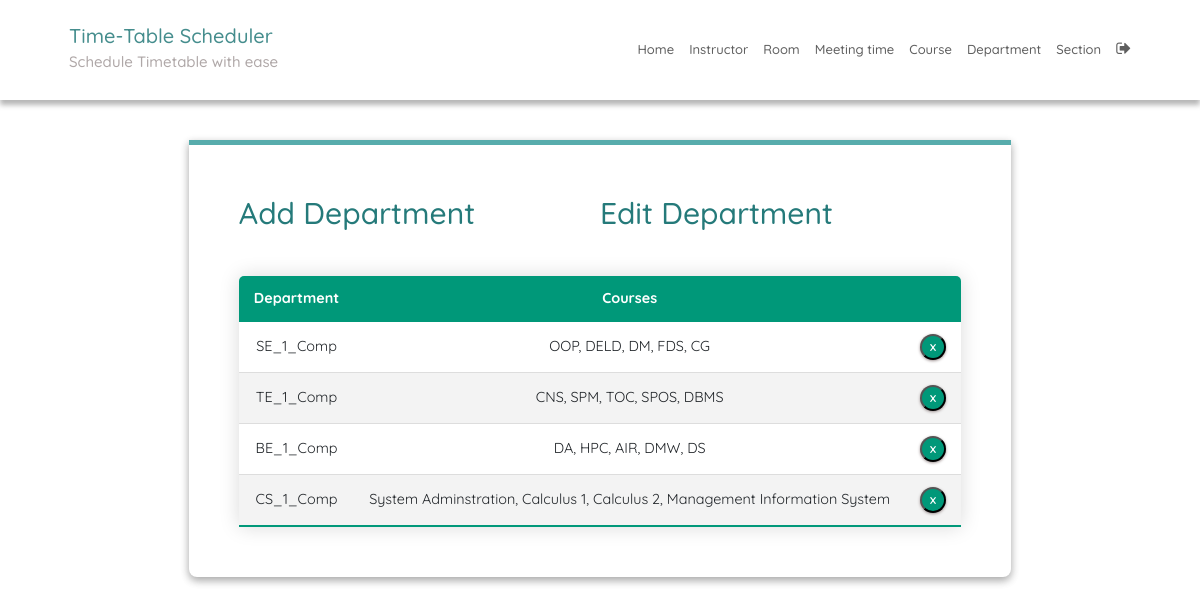
/departmentEdit/ (signed in), run on the app's committed database.
### SchedulerApp/models.py (models this page shows, shortened)
class Department(models.Model):
    dept_name = models.CharField(max_length=50)
    courses = models.ManyToManyField(Course)

### SchedulerApp/views.py (the view)
# urls.py: path('departmentEdit/', departmentEdit, name='departmentEdit'),
@login_required
def departmentEdit(request):
    course = defaultdict(list)
    for dept in Department.courses.through.objects.all():
        dept_name = Department.objects.filter(
            id=dept.department_id).values('dept_name')[0]['dept_name']
        course_name = Course.objects.filter(
            course_number=dept.course_id).values(
                'course_name')[0]['course_name']
        course[dept_name].append(course_name)
    context = {'departments': Department.objects.all(), 'course': course}
    return render(request, 'departmentEdit.html', context)

### SchedulerApp/templatetags/index.py (called while the page is built)
@register.filter
def dictKey(d, k):
    return ', '.join(d[k]) or ''

@register.tag
def active(parser, token):
    args = token.split_contents()
    template_tag = args[0]
    if len(args) < 2:
        raise (template.TemplateSyntaxError, f'{template_tag} tag requires at least one argument')
    return NavSelectedNode(args[1:])

    def render(self, context):
        path = context['request'].path
        for p in self.patterns:
            pValue = template.Variable(p).resolve(context)
            if path == pValue:
                return 'active'
        return ''

### templates/departmentEdit.html (shortened to what this page needs)
{% extends 'base.html' %}
{% block content %}
{% load static %}
{% load index %}
<fieldset class="fieldset">
  <div class="tablink">
    <a href="{% url 'departmentAdd'%}">
      <h1 onclick="openPage('new')" id="defaultOpen">Add Department</h1>
    </a>
    <h1 onclick="openPage('edit')" id="link_to_edit">Edit Department</h1>
  </div>
  <div class="tabcontent" id="edit">
    <table class="editTable">
      <thead>
        <tr class="table-headers">
          <th>Department</th>
          <th>Courses</th>
          <th class="empty"></th>
        </tr>
      </thead>
      <tbody>
        {% for dept in departments %}
        <tr>
          <td>{{dept.dept_name}}</td>
          <td>{{course|dictKey:dept.dept_name}}</td>
          <td class="empty">
            <form action="{% url 'deletedepartment' dept.id %}" method="post">
              <input type="submit" value="X" class="cross">
            </form>
          </td>
        </tr>
        {% endfor %}
      </tbody>
    </table>
  </div>
</fieldset>
{% endblock %}

### static/CSS/style.css (style rules this page uses)
:root { --green1: #57ACAC; --green2: #38c0b3; --green3: #257a7a; --green4: #0FCD9D; --green5: #01d7a7; --green6: #00BE8E; --green7: #009879; --white: #fff; --grey: #aaa; --dark-grey: #444; --light-grey: #a29999; --lighter-grey: #dddddd; --lightest-grey: #f3f3f3; --box-shadow: #9e9292; }
html { font-size: 100%; box-sizing: border-box; scroll-behavior: smooth; }
html, body { margin: 0; padding: 0; width: 100vw; min-height: 100%; text-rendering: optimizeLegibility; font-family: "Quicksand", sans-serif; font-size: 62.5%; }
body { position: relative; }
a { text-decoration: none; }
fieldset { padding: 50px; border-radius: 0 0 8px 8px; background: transparent; box-shadow: rgba(0, 0, 0, 0.145) 0px 4px 8px, rgba(0, 0, 0, 0.24) 0px 3px 8px; border-top: 5px solid var(--green1); }
.fieldset { min-width: 65rem; font-size: 1.6rem; }
.tablink { display: grid; grid-template-columns: 1fr 1fr; }
.tablink h1 { color: var(--green3); padding-bottom: 2rem; cursor: pointer; font-size: 3rem; }
.tabcontent { display: grid; gap: 3rem; }
.editTable, .timetable { border-collapse: collapse; margin-top: 2rem; font-size: 0.9em; min-width: 40rem; border-radius: 5px 5px 0 0; overflow: hidden; box-shadow: 0 0 20px rgba(0, 0, 0, 0.15); text-align: center; }
.editTable thead tr, .timetable thead tr { background-color: var(--green7); color: var(--white); font-weight: bold; }
.editTable th, .editTable td, .timetable th, .timetable td { padding: 1.2rem 1.5rem; }
.editTable tbody tr, .timetable tbody tr { border-bottom: 1px solid var(--lighter-grey); }
.editTable tbody tr:nth-of-type(even), .timetable tbody tr:nth-of-type(even) { background-color: var(--lightest-grey); }
.editTable tbody tr:last-of-type, .timetable tbody tr:last-of-type { border-bottom: 2px solid var(--green7); }
.empty form { display: flex; justify-content: center; }
.cross { border-radius: 50%; font-size: 1rem; font-weight: bold; box-shadow: 0px 1px 3px 0px var(--box-shadow); padding: 4px; color: var(--white); background-color: var(--green7); cursor: pointer; width: 2.6rem; height: 2.6rem; }

### data on the page
Department: dept_name "SE_1_Comp", dept_name "OOP, DELD, DM, FDS, CG"
Department: dept_name "TE_1_Comp", dept_name "CNS, SPM, TOC, SPOS, DBMS"
Department: dept_name "BE_1_Comp", dept_name "DA, HPC, AIR, DMW, DS"
Department: dept_name "CS_1_Comp", dept_name "System Adminstration, Calculus 1, Calculus 2, Management Information System"
